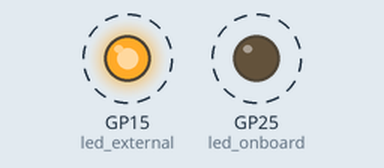
Simulated run of this program. Board: Raspberry Pi Pico running MicroPython. Shown: output pins drawn as LEDs (lit = HIGH). Dashed ring = blinking.

Above: at 0.5 s.
Timing chart, 0 to 4.6 s (numbered marks = the images above):
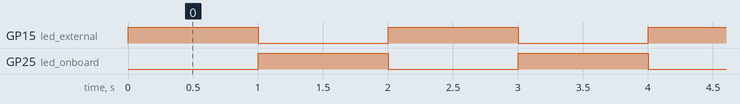

The program:

external_led.py
```python
import machine
import utime

led_external = machine.Pin(15, machine.Pin.OUT)
led_onboard = machine.Pin(25, machine.Pin.OUT)

while True:
    if led_external.value():
        led_onboard.value(1)
        led_external.value(0)
    else:
        led_onboard.value(0)
        led_external.value(1)

    utime.sleep(1)
```

Measured:
- by itself, GP15 (led_external), GP25 (led_onboard): alternates HIGH for 1.0 s and LOW for 1.0 s
